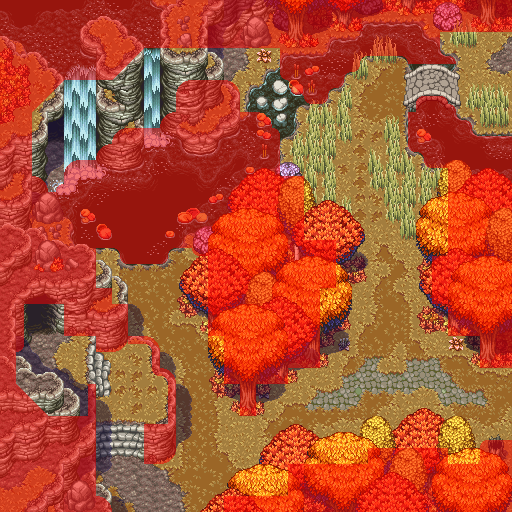

Below is a game level as drawn by its tile map, then a one-line description and the .tmx that defines it (tile-layer data replaced by summaries):
An orthogonal 32x32 tile map with 16x16 px tiles, 6 tile layers (Under Sprite 1, Under Sprite 2, Object Layer, Over Sprite 1, ...), 9 tilesets.

<map version="1.10" tiledversion="1.10.2" orientation="orthogonal" renderorder="right-down" width="32" height="32" tilewidth="16" tileheight="16" infinite="0" nextlayerid="8" nextobjectid="1">
 <tileset firstgid="1" source="../Tilesets/autumn/autumn forest wang tiles.tsx" />
 <tileset firstgid="2049" source="../Tilesets/autumn/leaves/autumn leaves forest.tsx" />
 <tileset firstgid="2721" source="../Tilesets/autumn/autumn waterfall.tsx" />
 <tileset firstgid="2801" source="../Tilesets/autumn/autumn 32x32.tsx" />
 <tileset firstgid="2808" source="../Tilesets/autumn/leaves/autumn leaves trees 80x112.tsx" />
 <tileset firstgid="2811" source="../Tilesets/autumn/autumn 16x32.tsx" />
 <tileset firstgid="2817" source="../Tilesets/bonus bridge.tsx" />
 <tileset firstgid="2818" source="../Tilesets/collision &amp; alpha.tsx" />
 <tileset firstgid="2946" source="../Tilesets/autumn/autumn water sparkles.tsx" />
 <layer id="1" name="Under Sprite 1" width="32" height="32">
  <data>[1024 cells, 944 non-empty, 245 distinct tile ids]</data>
 </layer>
 <layer id="3" name="Under Sprite 2" width="32" height="32">
  <data>[1024 cells, 163 non-empty, 42 distinct tile ids]</data>
 </layer>
 <layer id="4" name="Object Layer" width="32" height="32">
  <data>[1024 cells, 84 non-empty, 15 distinct tile ids]</data>
 </layer>
 <layer id="5" name="Over Sprite 1" width="32" height="32">
  <data>[1024 cells, 263 non-empty, 126 distinct tile ids]</data>
 </layer>
 <layer id="6" name="Over Sprite 2" width="32" height="32">
  <data>[1024 cells, 116 non-empty, 60 distinct tile ids]</data>
 </layer>
 <layer id="7" name="Collision" width="32" height="32">
  <data>[1024 cells, 580 non-empty, 28 distinct tile ids]</data>
 </layer>
</map>
